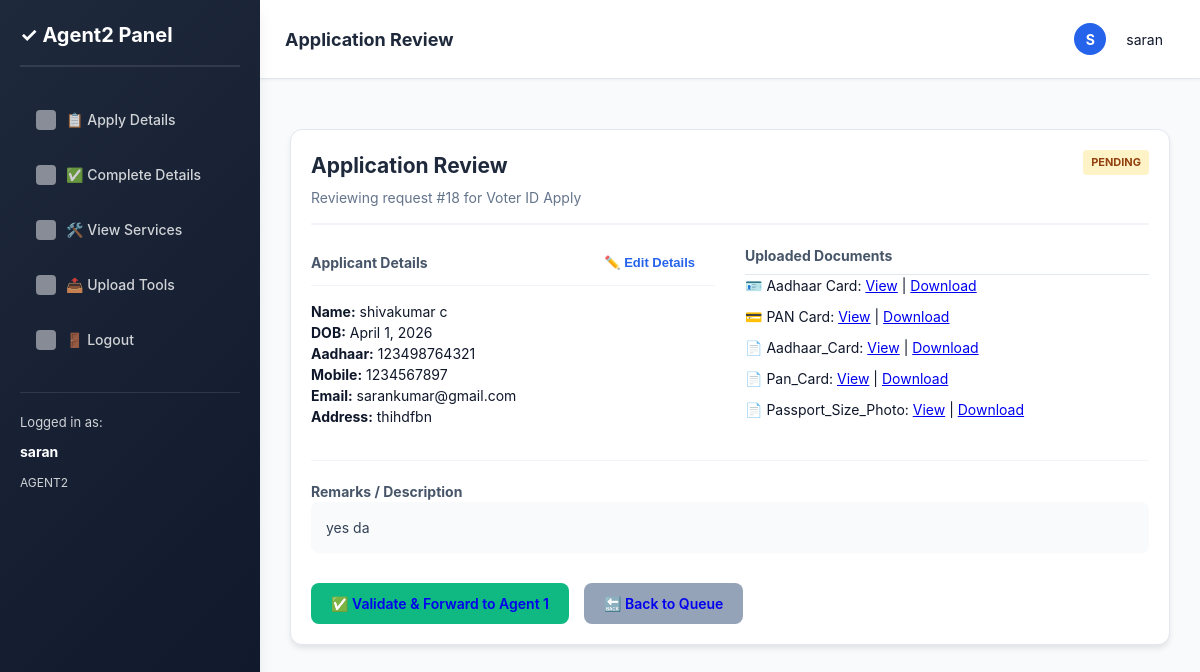
/agent2/request/18/ (signed in), run on the app's committed database.
### services/models.py (models this page shows, shortened)
class User(AbstractUser):
    ROLE_CHOICES = [
        ('ADMIN', 'Admin'),
        ('AGENT1', 'Agent1'),
        ('AGENT2', 'Agent2'),
        ('USER', 'User'),
    ]
    role = models.CharField(max_length=10, choices=ROLE_CHOICES, default='USER')
    mobile = models.CharField(max_length=15, blank=True, null=True)

class ServiceRequest(models.Model):
    STATUS_CHOICES = [
        ('Pending', 'Pending'),
        ('Under Review', 'Under Review'),
        ('In Progress', 'In Progress'),
        ('Approved', 'Approved'),
        ('Rejected', 'Rejected'),
        ('Completed', 'Completed'),
    ]
    user = models.ForeignKey(User, on_delete=models.CASCADE)
    service = models.ForeignKey(Service, on_delete=models.CASCADE)
    full_name = models.CharField(max_length=100, blank=True)
    dob = models.DateField(null=True, blank=True)
    email = models.EmailField(blank=True)
    address = models.TextField(blank=True)
    mobile = models.CharField(max_length=15, blank=True)
    aadhaar_number = models.CharField(max_length=12, blank=True)
    photo = models.FileField(upload_to='requests/photos/', null=True, blank=True)
    aadhaar_card = models.FileField(upload_to='requests/aadhaar/', null=True, blank=True)
    pan_card = models.FileField(upload_to='requests/pan/', null=True, blank=True)
    signature = models.FileField(upload_to='requests/signatures/', null=True, blank=True)
    address_proof = models.FileField(upload_to='requests/address_proof/', null=True, blank=True)
    dynamic_documents = models.JSONField(default=dict, blank=True)
    description = models.TextField(blank=True)
    completed_file = models.FileField(upload_to='requests/completed/', null=True, blank=True)
    status = models.CharField(max_length=20, choices=STATUS_CHOICES, default='Pending')
    assigned_to = models.ForeignKey(User, on_delete=models.SET_NULL, null=True, blank=True, related_name='assigned_requests')
    created_at = models.DateTimeField(auto_now_add=True)
    remarks = models.TextField(blank=True)

class Service(models.Model):
    name = models.CharField(max_length=100)
    description = models.TextField()
    charges = models.DecimalField(max_digits=10, decimal_places=2, default=0.00, help_text="Service charges amount")
    documents_required = models.TextField(blank=True, help_text="List of required documents")
    tutorial_link = models.URLField(blank=True, help_text="YouTube or tutorial video link")
    apply_link = models.URLField(blank=True, help_text="Link to apply for this service")
    page = models.ForeignKey('Page', on_delete=models.SET_NULL, null=True, blank=True, related_name='services', help_text="Assign to a specific page")
    created_at = models.DateTimeField(auto_now_add=True)

### services/views.py (the view, shortened to what this page needs)
# urls.py: path('agent2/request/<int:request_id>/', views.agent2_request_detail, name='agent2_request_detail'),
@login_required
@role_required(['AGENT2'])
def agent2_request_detail(request, request_id):
    service_request = get_object_or_404(ServiceRequest, id=request_id, user=request.user)
    pages = Page.objects.all()
    context = {
        'req': service_request,
        'pages': pages,
        'edit_mode': request.GET.get('edit') == '1',
        'sidebar_counts': get_agent2_sidebar_counts(request.user),
    }
    return render(request, 'agent2-site/agent2_tasks.html', context)

### services/context_processors.py (called while the page is built)
def admin_pages(request):
    if request.path.startswith('/adminsite/'):
        return {'pages': Page.objects.all()}
    return {'pages': []}

### services/views.py (called while the page is built, shortened)
def role_required(allowed_roles):
    def decorator(view_func):
        @wraps(view_func)
        def _wrapped_view(request, *args, **kwargs):
            if not request.user.is_authenticated:
                return redirect(reverse('login') + '?next=' + request.path)
            is_permitted = request.user.role in allowed_roles
            if 'ADMIN' in allowed_roles and (request.user.is_staff or request.user.is_superuser):
                is_permitted = True
            return view_func(request, *args, **kwargs)
        return _wrapped_view
    return decorator

def get_agent2_sidebar_counts(user):
    agent_base = ServiceRequest.objects.filter(user=user)
    return {
        'all': agent_base.count(),
        'pending': agent_base.filter(status='Pending').count(),
        'in_progress': agent_base.filter(status='In Progress').count(),
        'completed': agent_base.filter(status='Completed').count(),
    }

### services/templates/agent2-site/agent2_tasks.html (shortened to what this page needs)
{% extends 'agent2-site/base-agent2.html' %}
{% block content %}
<div class="card">
    <div style="display: flex; justify-content: space-between; align-items: flex-start; border-bottom: 2px solid #f1f5f9; padding-bottom: 15px; margin-bottom: 20px;">
        <div>
            <h2 style="margin: 0; color: #1e293b;">Application Review</h2>
            <p style="margin: 5px 0 0 0; color: #64748b; font-size: 14px;">Reviewing request #{{ req.id }} for {{ req.service.name }}</p>
        </div>
        <span class="status-badge
            {% if req.status == 'Pending' %}status-pending
            {% elif req.status == 'In Progress' %}status-progress
            {% elif req.status == 'Completed' %}status-completed
            {% else %}status-review{% endif %}">
            {{ req.status }}
        </span>
    </div>
    <div id="detailsDisplay" style="display: {% if edit_mode %}none{% else %}grid{% endif %}; grid-template-columns: 1fr 1fr; gap: 30px;">
        <div class="info-group">
            <div style="display: flex; justify-content: space-between; align-items: center; margin-bottom: 15px; border-bottom: 1px solid #f1f5f9; padding-bottom: 5px;">
                <h4 style="color: #475569; margin: 0;">Applicant Details</h4>
                <button type="button" onclick="toggleEdit(true)" style="background: none; border: none; color: #2563eb; cursor: pointer; font-size: 13px; font-weight: 600;">✏️ Edit Details</button>
            </div>
            <p><strong>Name:</strong> {{ req.full_name }}</p>
            <p><strong>DOB:</strong> {{ req.dob|default:"N/A" }}</p>
            <p><strong>Aadhaar:</strong> {{ req.aadhaar_number }}</p>
            <p><strong>Mobile:</strong> {{ req.mobile }}</p>
            <p><strong>Email:</strong> {{ req.email }}</p>
            <p><strong>Address:</strong> {{ req.address }}</p>
        </div>
        <div class="info-group">
            <h4 style="color: #475569; border-bottom: 1px solid #e2e8f0; padding-bottom: 8px;">Uploaded Documents</h4>
            <ul style="list-style: none; padding: 0;">
                {% if req.aadhaar_card %}<li style="margin-bottom: 10px;">🪪 Aadhaar Card: <a href="{{ req.aadhaar_card.url }}" target="_blank">View</a> | <a href="{{ req.aadhaar_card.url }}" download>Download</a></li>{% endif %}
                {% if req.pan_card %}<li style="margin-bottom: 10px;">💳 PAN Card: <a href="{{ req.pan_card.url }}" target="_blank">View</a> | <a href="{{ req.pan_card.url }}" download>Download</a></li>{% endif %}
                {% if req.dynamic_documents %}
                    {% for key, path in req.dynamic_documents.items %}
                        <li style="margin-bottom: 10px;">📄 {{ key|title }}: <a href="/media/{{ path }}" target="_blank">View</a> | <a href="/media/{{ path }}" download>Download</a></li>
                    {% endfor %}
                {% endif %}
            </ul>
        </div>
    </div>
    <div style="margin-top: 30px; border-top: 1px solid #f1f5f9; padding-top: 20px;">
        <h4 style="color: #475569;">Remarks / Description</h4>
        <p style="background: #f8fafc; padding: 15px; border-radius: 8px; color: #334155;">{{ req.description|default:"No additional remarks provided." }}</p>
    </div>
    <div style="margin-top: 30px; display: flex; gap: 15px;">
        <a href="{% url 'agent2_forward' req.id %}" class="btn" style="background: #10b981; padding: 10px 20px; font-weight: 600;">✅ Validate & Forward to Agent 1</a>
        <a href="{% url 'agent2_dashboard' %}" class="btn" style="background: #94a3b8; padding: 10px 20px; font-weight: 600;">🔙 Back to Queue</a>
    </div>
</div>
{% endblock %}

### services/templates/agent2-site/base-agent2.html (shortened to what this page needs)
{% load static %}
<!DOCTYPE html>
<html lang="en">
<head>
    <link rel="stylesheet" href="{% static 'services/css/style.css' %}">
</head>
<body>
<div class="dashboard-container">
    <aside class="sidebar">
        <div class="sidebar-header">✓ Agent2 Panel</div>
        <ul class="sidebar-menu">
            <li><a href="{% url 'agent2_apply_details' %}" class="{% if request.resolver_match.url_name == 'agent2_apply_details' %}active-link{% endif %}">📋 Apply Details</a></li>
            <li><a href="{% url 'agent2_complete_details' %}" class="{% if request.resolver_match.url_name == 'agent2_complete_details' %}active-link{% endif %}">✅ Complete Details</a></li>
            <li><a href="{% url 'agent2_service' %}" class="{% if request.resolver_match.url_name == 'agent2_service' %}active-link{% endif %}">🛠️ View Services</a></li>
            <li><a href="{% url 'agent2_upload' %}">📤 Upload Tools</a></li>
            <li><a href="{% url 'agent2_login' %}">🚪 Logout</a></li>
        </ul>
        <div class="user-info">
            <p>Logged in as:</p>
            <strong>{{ user.get_full_name|default:user.username }}</strong>
            <p style="margin-top: 12px; font-size: 12px;">{{ user.role }}</p>
        </div>
    </aside>
    <div class="main-content">
        <div class="topbar">
            <div class="topbar-left">
                <h2 class="topbar-title">
                    {% if request.resolver_match.url_name == 'agent2_dashboard' %}📑 All Assigned
                    {% elif request.resolver_match.url_name == 'agent2_service' %}🛠️ Service Catalog
                    {% elif request.resolver_match.url_name == 'agent2_upload' %}📤 Upload Tools
                    {% elif request.resolver_match.url_name == 'agent2_request_detail' %}Application Review
                    {% else %}Agent Portal{% endif %}
                </h2>
            </div>
            <div class="topbar-right">
                <div class="user-dropdown">
                    <div class="user-avatar">{{ user.username|first }}</div>
                    <span>{{ user.get_full_name|default:user.username }}</span>
                </div>
            </div>
        </div>
        <div class="page-content">
            {% block content %}{% endblock %}
        </div>
    </div>
</div>
</body>
</html>

### services/static/services/css/style.css (style rules this page uses)
:root { --primary: #2563eb; --primary-hover: #1d4ed8; --secondary: #64748b; --success: #10b981; --warning: #f59e0b; --danger: #ef4444; --info: #3b82f6; --background: #f8fafc; --card-bg: #ffffff; --dark-bg: #0f172a; --dark-card: #1e293b; --text-main: #0f172a; --text-muted: #64748b; --border: #e2e8f0; --shadow: 0 4px 6px -1px rgb(0 0 0 / 0.1); --shadow-lg: 0 10px 15px -3px rgb(0 0 0 / 0.1); }
* { margin: 0; padding: 0; box-sizing: border-box; }
html, body { height: 100%; }
body { background-color: var(--background); color: var(--text-main); font-family: 'Inter', system-ui, -apple-system, sans-serif; line-height: 1.5; font-size: 14px; }
.dashboard-container { display: flex; min-height: 100vh; background-color: var(--background); }
.sidebar { width: 260px; background: linear-gradient(135deg, #1e293b 0%, #0f172a 100%); color: white; padding: 20px; overflow-y: auto; box-shadow: var(--shadow-lg); transition: all 0.3s ease; position: sticky; top: 0; }
.main-content { flex: 1; overflow-y: auto; display: flex; flex-direction: column; }
.topbar { background: white; border-bottom: 1px solid var(--border); padding: 20px 30px; display: flex; justify-content: space-between; align-items: center; box-shadow: 0 1px 3px rgb(0 0 0 / 0.05); animation: slideDown 0.4s ease-out; }
.page-content { flex: 1; padding: 30px; animation: fadeIn 0.5s ease-out; }
.sidebar-header { font-size: 20px; font-weight: 700; margin-bottom: 30px; padding-bottom: 15px; border-bottom: 2px solid rgba(255, 255, 255, 0.1); color: white; }
.sidebar-menu { list-style: none; }
.sidebar-menu li { margin-bottom: 10px; }
.sidebar-menu a { display: flex; align-items: center; gap: 12px; padding: 12px 16px; color: rgba(255, 255, 255, 0.8); text-decoration: none; border-radius: 8px; transition: all 0.3s ease; font-weight: 500; }
.sidebar-menu a::before { content: ''; display: inline-block; width: 20px; height: 20px; background: currentColor; border-radius: 4px; opacity: 0.6; }
.user-info { margin-top: 30px; padding-top: 20px; border-top: 1px solid rgba(255, 255, 255, 0.1); color: rgba(255, 255, 255, 0.8); }
.user-info p { margin-bottom: 5px; font-size: 13px; }
.user-info strong { display: block; font-size: 14px; color: white; margin-top: 8px; }
.topbar-left { display: flex; align-items: center; gap: 15px; }
.topbar-title { font-size: 24px; font-weight: 700; color: var(--text-main); }
.topbar-right { display: flex; align-items: center; gap: 20px; }
.user-dropdown { display: flex; align-items: center; gap: 10px; padding: 8px 12px; border-radius: 8px; cursor: pointer; transition: all 0.3s ease; }
.user-avatar { width: 36px; height: 36px; border-radius: 50%; background: linear-gradient(135deg, var(--primary), var(--info)); display: flex; align-items: center; justify-content: center; color: white; font-weight: 700; font-size: 16px; }
.card { background: white; border: 1px solid var(--border); border-radius: 12px; padding: 20px; box-shadow: var(--shadow); transition: all 0.3s ease; animation: slideIn 0.4s ease-out; }
button, .btn { padding: 10px 20px; border: none; border-radius: 8px; font-size: 14px; font-weight: 600; cursor: pointer; transition: all 0.3s ease; display: inline-flex; align-items: center; justify-content: center; gap: 8px; text-decoration: none; }
.status-pending { background-color: #fef3c7; color: #b45309; }

### services/templates/agent2-site/base-agent2.html (style rules this page uses)
.status-badge { padding: 4px 8px; border-radius: 4px; font-size: 11px; font-weight: bold; text-transform: uppercase; }
.topbar { display: flex; justify-content: space-between; align-items: center; background: white; padding: 15px 25px; border-bottom: 1px solid #e2e8f0; margin-bottom: 20px; }
.topbar-title { margin: 0; font-size: 18px; color: #1e293b; font-weight: 700; }
.user-dropdown { display: flex; align-items: center; gap: 10px; }
.user-avatar { width: 32px; height: 32px; background: #2563eb; color: white; border-radius: 50%; display: flex; align-items: center; justify-content: center; font-weight: bold; font-size: 14px; text-transform: uppercase; }
.status-pending { background: #fef3c7; color: #92400e; }
.sidebar-menu li a { display: flex; align-items: center; gap: 10px; transition: 0.3s; }

### data on the page
User: get_full_name "saran", role "AGENT2", username|first "S"
ServiceRequest: id "18", service.name "Voter ID Apply", status "PENDING", full_name "shivakumar c", dob "April 1, 2026", aadhaar_number "123498764321", mobile "1234567897", email "sarankumar@gmail.com", address "thihdfbn", description "yes da"

### other printed values
{{ key|title }} "Aadhaar_Card" "Pan_Card" "Passport_Size_Photo"
